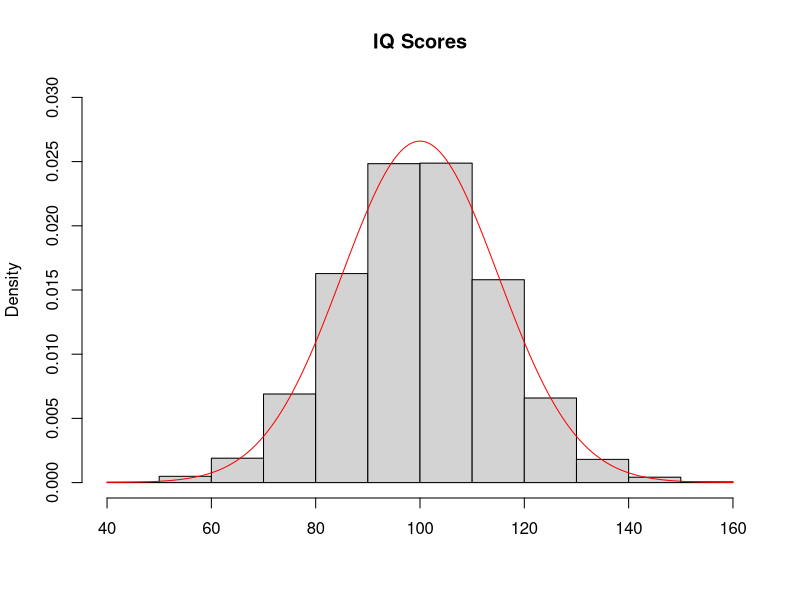

Recreate this plot in R.
## ---- chunk 1

# Load libraries
library(psych)

## ---- chunk 2
summary(sat.act)
## ---- chunk 3
hist(rnorm(10000, mean=100, sd=15), freq=FALSE, ylim=c(0, .03), xlab='', main='IQ Scores')
points(x=seq(40, 160, .001), y=dnorm(seq(40, 160, .001), mean=100, sd=15), type='l', col='red')
## ---- chunk 4
pnorm(80, mean=100, sd=15)
## ---- chunk 5
pnorm(80, mean=100, sd=15, lower.tail=FALSE)
## ---- chunk 6
1-pnorm(80, mean=100, sd=15)
## ---- chunk 7
qnorm(.95, mean=100, sd=15)
## ---- chunk 8
qnorm(.95, mean=100, sd=15, lower.tail=FALSE)
## ---- chunk 9
rnorm(50, mean=100, sd=15)
